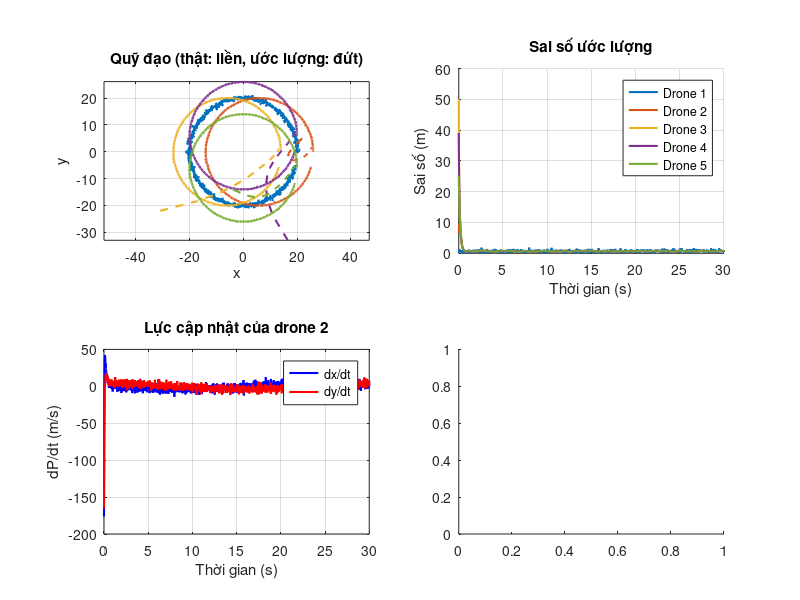

Write MATLAB code to recreate this figure. (Note: this script raises an error after producing the figure.)
%% LUẬT CẬP NHẬT ĐỘNG HỌC CHO ĐỊNH VỊ (dạng vi phân)
clear; clc; close all;

%% ========================================================================
%  1. THAM SỐ
%% ========================================================================
n_drones = 5;
dim = 2;
dt = 0.02;
T = 30;
t = 0:dt:T;
n_steps = length(t);

% Đồ thị kết nối
edges = [1 2; 1 3; 1 4; 1 5; 2 3; 3 4; 4 5];

% Quỹ đạo leader (drone 1)
R = 20; omega = 0.2;
p_leader_true = [R*cos(omega*t); R*sin(omega*t)];

% Đội hình thật
L = 6;
offset_true = [0, 0; L, 0; -L, 0; 0, L; 0, -L]';

P_true = zeros(dim, n_drones, n_steps);
for k = 1:n_steps
    for i = 1:n_drones
        P_true(:,i,k) = p_leader_true(:,k) + offset_true(:,i);
    end
end

% Nhiễu đo lường
gps_noise = 0.5;
range_noise = 0.1;

% Tham số điều khiển
alpha = 0.5;   % Hệ số gradient
beta = 1.0;    % Hệ số neo về GPS

%% ========================================================================
%  2. ĐO VỊ TRÍ TƯƠNG ĐỐI (có nhiễu)
%% ========================================================================
z_meas = zeros(dim, n_drones, n_drones, n_steps);

for k = 1:n_steps
    for e = 1:size(edges,1)
        i = edges(e,1);
        j = edges(e,2);
        
        z_true = P_true(:,j,k) - P_true(:,i,k);
        z_meas(:,j,i,k) = z_true + range_noise * randn(dim,1);
        z_meas(:,i,j,k) = -z_meas(:,j,i,k);
    end
end

%% ========================================================================
%  3. KHỞI TẠO BỘ ĐỊNH VỊ
%% ========================================================================
P_est = zeros(dim, n_drones, n_steps);
P_dot = zeros(dim, n_drones, n_steps);

% Drone 1: GPS (có nhiễu)
P_est(:,1,1) = P_true(:,1,1) + gps_noise * randn(dim,1);

% Các follower khởi tạo ngẫu nhiên
for i = 2:n_drones
    P_est(:,i,1) = 20 * randn(dim,1);
end

%% ========================================================================
%  4. VÒNG LẶP CẬP NHẬT THEO LUẬT VI PHÂN
%% ========================================================================
fprintf('=== LUẬT CẬP NHẬT ĐỘNG HỌC ===\n');
fprintf('dP_i/dt = -α Σ(ẑ_ij - z_ij) - β (P_i - P_1)\n\n');

for k = 1:n_steps-1
    % =====================================================================
    %  CẬP NHẬT GPS CỦA LEADER
    % =====================================================================
    P_est(:,1,k+1) = P_true(:,1,k+1) + gps_noise * randn(dim,1);
    
    % =====================================================================
    %  TÍNH ĐẠO HÀM THEO LUẬT (8.1) + NEO
    % =====================================================================
    for i = 2:n_drones
        % Thành phần gradient (8.1)
        grad_term = zeros(dim,1);
        for e = 1:size(edges,1)
            if edges(e,1) == i
                j = edges(e,2);
                z_est = P_est(:,j,k) - P_est(:,i,k);
                grad_term = grad_term - 10*(z_est - z_meas(:,j,i,k));
            elseif edges(e,2) == i
                j = edges(e,1);
                z_est = P_est(:,j,k) - P_est(:,i,k);
                grad_term = grad_term - 10*(z_est - z_meas(:,j,i,k));
            end
        end
        
        % Thành phần neo về leader (nếu có kết nối trực tiếp)
        anchor_term = zeros(dim,1);
        for e = 1:size(edges,1)
            if (edges(e,1) == 1 && edges(e,2) == i) || (edges(e,1) == i && edges(e,2) == 1)
                z_1i_est = P_est(:,i,k) - P_est(:,1,k);
                anchor_term = anchor_term + (z_1i_est - z_meas(:,i,1,k));
            end
        end
        
        % Luật cập nhật vi phân
        P_dot(:,i,k) = -alpha * grad_term - beta * anchor_term;
        
        % Euler integration
        P_est(:,i,k+1) = P_est(:,i,k) + P_dot(:,i,k) * dt;
    end
end

%% ========================================================================
%  5. KẾT QUẢ
%% ========================================================================
fprintf('KẾT QUẢ CUỐI:\n');
for i = 1:n_drones
    error_i = norm(P_est(:,i,end) - P_true(:,i,end));
    fprintf('Drone %d: sai số = %.3f m\n', i, error_i);
end

%% ========================================================================
%  6. VẼ KẾT QUẢ
%% ========================================================================
figure('Position', [100, 100, 1400, 800]);

% 6.1. Quỹ đạo
subplot(2,2,1);
colors = lines(n_drones);
hold on; grid on; box on;

for i = 1:n_drones
    plot(squeeze(P_true(1,i,:)), squeeze(P_true(2,i,:)), ...
        'Color', colors(i,:), 'LineWidth', 1.5, 'LineStyle', '-');
    plot(squeeze(P_est(1,i,:)), squeeze(P_est(2,i,:)), ...
        'Color', colors(i,:), 'LineWidth', 1.5, 'LineStyle', '--');
end
xlabel('x'); ylabel('y'); title('Quỹ đạo (thật: liền, ước lượng: đứt)');
axis equal;

% 6.2. Sai số theo thời gian
subplot(2,2,2);
hold on; grid on;
for i = 1:n_drones
    error_i = squeeze(sqrt(sum((P_est(:,i,:) - P_true(:,i,:)).^2, 1)));
    plot(t, error_i, 'Color', colors(i,:), 'LineWidth', 1.5, ...
        'DisplayName', sprintf('Drone %d', i));
end
xlabel('Thời gian (s)'); ylabel('Sai số (m)');
title('Sai số ước lượng');
legend('Location', 'best');

% 6.3. Lực cập nhật
subplot(2,2,3);
plot(t, squeeze(P_dot(1,2,:)), 'b-', 'LineWidth', 1.5); hold on;
plot(t, squeeze(P_dot(2,2,:)), 'r-', 'LineWidth', 1.5);
xlabel('Thời gian (s)'); ylabel('dP/dt (m/s)');
title('Lực cập nhật của drone 2');
legend('dx/dt', 'dy/dt');
grid on;

% 6.4. Đồ thị kết nối
subplot(2,2,4);
A = zeros(n_drones);
for e = 1:size(edges,1)
    i = edges(e,1);
    j = edges(e,2);
    A(i,j) = 1;
    A(j,i) = 1;
end
G = graph(A);
plot(G, 'Layout', 'force', 'NodeColor', 'r', 'MarkerSize', 15, ...
    'EdgeColor', 'b', 'LineWidth', 2);
title('Đồ thị kết nối');
for i = 1:n_drones
    text(G.Nodes.XData(i), G.Nodes.YData(i), num2str(i), ...
        'FontSize', 12, 'FontWeight', 'bold', 'Color', 'white');
end

sgtitle('Luật cập nhật động học: dP_i/dt = -α Σ(ẑ_ij - z_ij) - β (P_i - P_1)');
